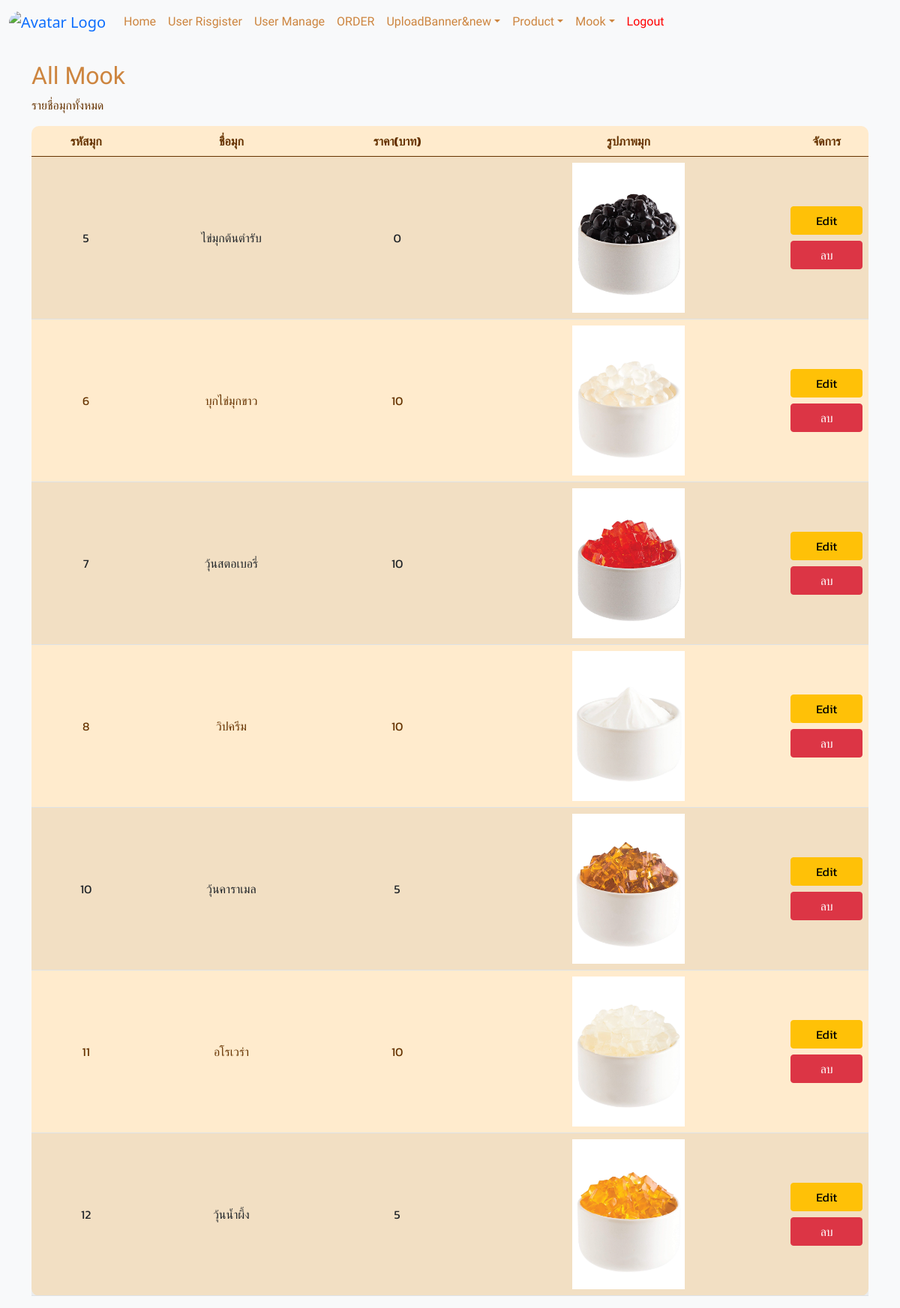
The page /all_mook.php (signed in) on the database its author committed.
### tables this page shows
CREATE TABLE `mook_tb` (
  `mook_id` int(10) NOT NULL,
  `mook_name` varchar(255) NOT NULL,
  `mook_price` int(11) NOT NULL,
  `mook_img` text NOT NULL
);

### all_mook.php (the view, shortened to what this page needs)
<!doctype html>
<html lang="en">
<head>
    <link href="https://cdn.jsdelivr.net/npm/bootstrap@5.0.1/dist/css/bootstrap.min.css" rel="stylesheet">
    <link rel="stylesheet" href="https://pro.fontawesome.com/releases/v5.10.0/css/all.css"/>
</head>
<body class="bg-light ">
    <?php
        include('config.php');
        include('ad_navbar.php');
    ?>
    <div class="container mt-4">
        <h2 class="custom-font2">All Mook</h2>
        <p class="custom-font5">รายชื่อมุกทั้งหมด</p>
        <div class="table-responsive">
            <table class="table table-striped text-center custom-font5">
                <thead>
                    <tr>
                        <th>รหัสมุก</th>
                        <th>ชื่อมุก</th>
                        <th>ราคา(บาท)</th>
                        <th>รูปภาพมุก</th>
                        <th style="width: 10%">จัดการ</th>
                    </tr>
                </thead>
                <tbody>
                    <?php
                       $sql = "SELECT * FROM mook_tb";
                       $query = $conn->query($sql);
                       while($row = mysqli_fetch_array($query)) {
                    ?>
                    <tr>
                        <td><?=$row['mook_id'];?></td>
                        <td><?=$row['mook_name'];?></td>
                        <td><?=$row['mook_price'];?></td>
                        <td>
                            <img src="mook_img/<?=$row['mook_img'];?>" class="resize" alt="<?=$row['mook_name'];?>">
                        </td>
                        <td>
                            <a href="ad_mook_edit.php?mook_id=<?=$row['mook_id'];?>" class="btn btn-warning w-100 mb-2" onclick="return confirm('คุณต้องการแก้ไขข้อมูลนี้ใช่ไหม?');">Edit</a>
                            <a href="fn_mook_delete.php?mook_id=<?=$row['mook_id'];?>" class="btn btn-danger w-100" onclick="return confirm('คุณต้องการลบข้อมูลนี้ใช่ไหม?');">ลบ</a>
                        </td>
                    </tr>
                    <?php
                       }
                    ?>
                </tbody>
            </table>
        </div>
    </div>
</body>
</html>

### all_mook.php (style rules this page uses)
img.resize { width: 100%; max-width: 150px; height: auto; }
.custom-font2 { font-family: Mochiy Pop One, serif; color: #663300; }
.custom-font5 { font-family: 'Kanit', serif; color: #663300; }
.table { border-radius: 10px; background: #FFEBCD; }
.table td, .table th { vertical-align: middle; text-align: center; }

### ad_navbar.php (style rules this page uses)
img.resize { width: 200px; height: 200px; border: 0; }
.custom-font2 { font-family: Mochiy Pop One, serif; color: #CD853F; }

### rows shown on the page
mook_tb: mook_id "5", mook_name "ไข่มุกต้นตำรับ", mook_price "0", mook_img (picture)
mook_tb: mook_id "6", mook_name "บุกไข่มุกขาว", mook_price "10", mook_img (picture)
mook_tb: mook_id "7", mook_name "วุ้นสตอเบอรี่", mook_price "10", mook_img (picture)
mook_tb: mook_id "8", mook_name "วิปครีม", mook_price "10", mook_img (picture)
mook_tb: mook_id "10", mook_name "วุ้นคาราเมล", mook_price "5", mook_img (picture)
mook_tb: mook_id "11", mook_name "อโรเวร่า", mook_price "10", mook_img (picture)
mook_tb: mook_id "12", mook_name "วุ้นน้ำผึ้ง", mook_price "5", mook_img (picture)
